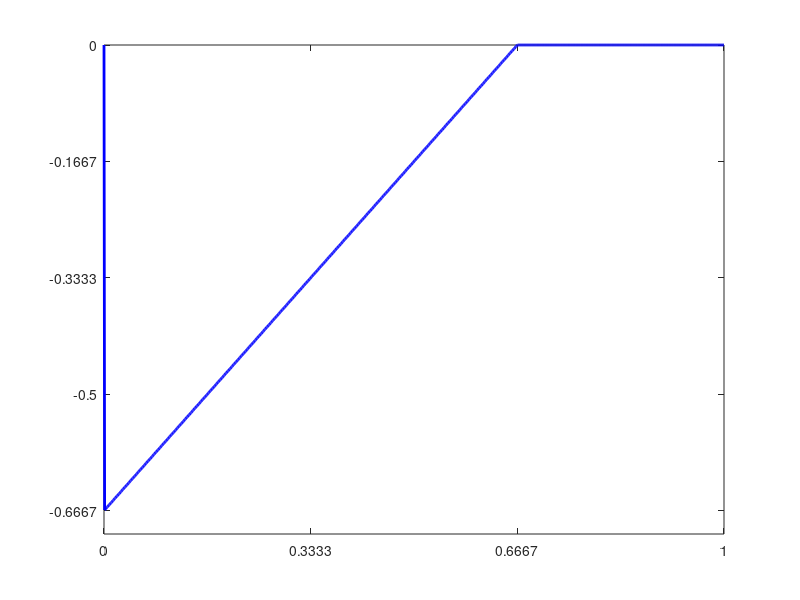

This chart was generated by the following MATLAB code: (Note: this script raises an error after producing the figure.)
%clearing previous data and command window
clear;
clc;

%shear plot

F=1;
L=1;
a = 0:0.001:L;
m=F;
for i=1:numel(a)
  if a(i) < 0
    s(i) = 0;
  elseif (a(i) > 0) && (a(i) < 2/3*L)
    s(i) = m*a(i)-2*F*L/3;
  else 
    s(i) = 0;
  end
end

% Graph
plot(a, s, 'blue', 'LineWidth', 2)
xticks(0:1/3*L:L)
yticks(-3*L/2*F:1/6*F:0)

% Export Plot
ax = gca;
ax.YAxis.Exponent = 0;
exportgraphics(ax, 'figures/curve_BM.png', 'Resolution', 300)